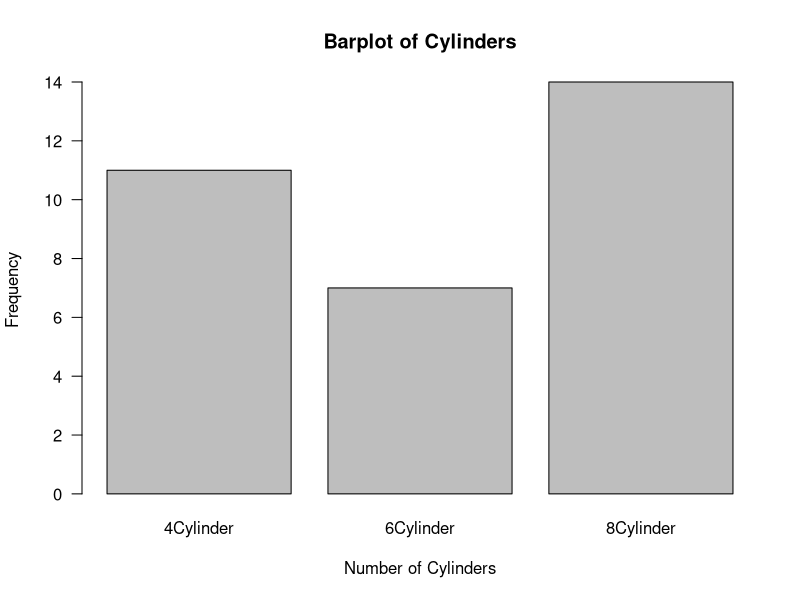
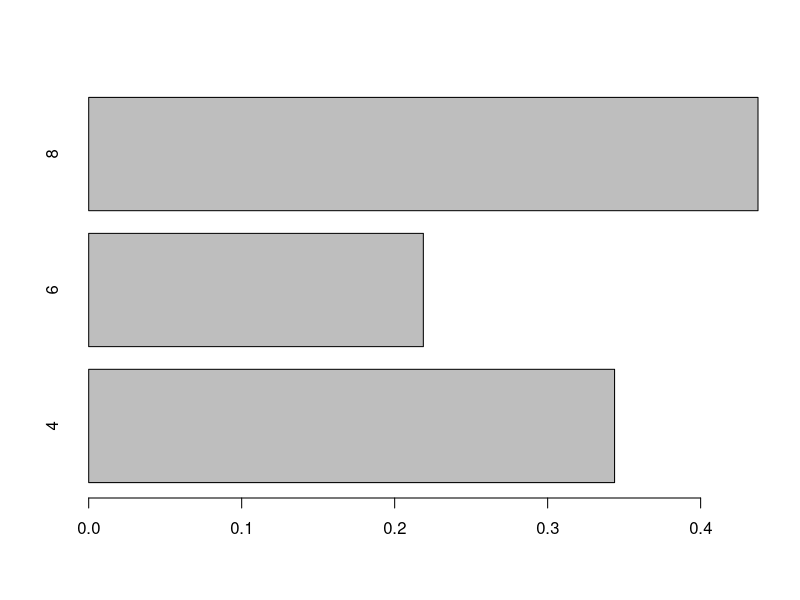
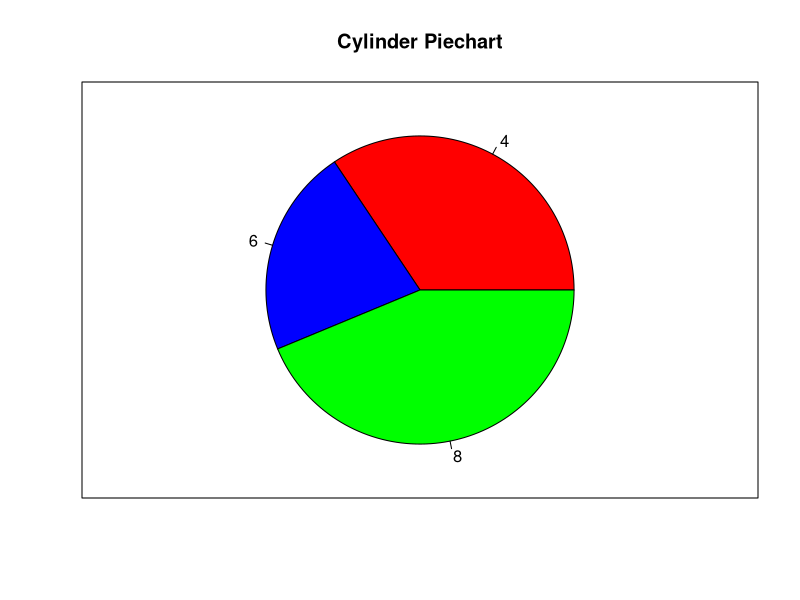
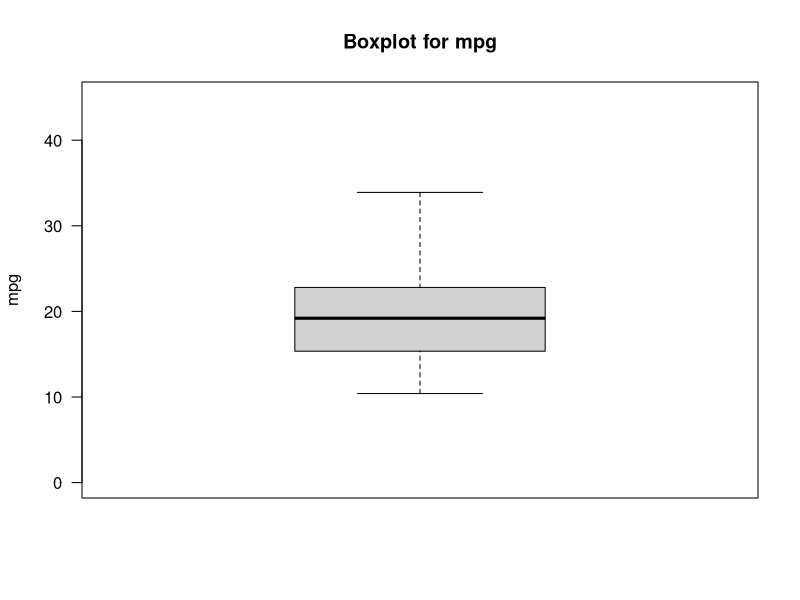
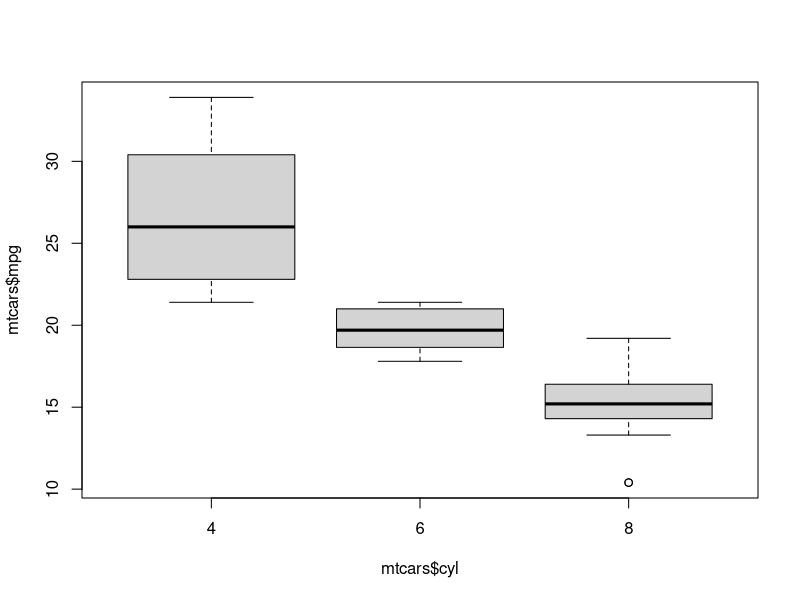
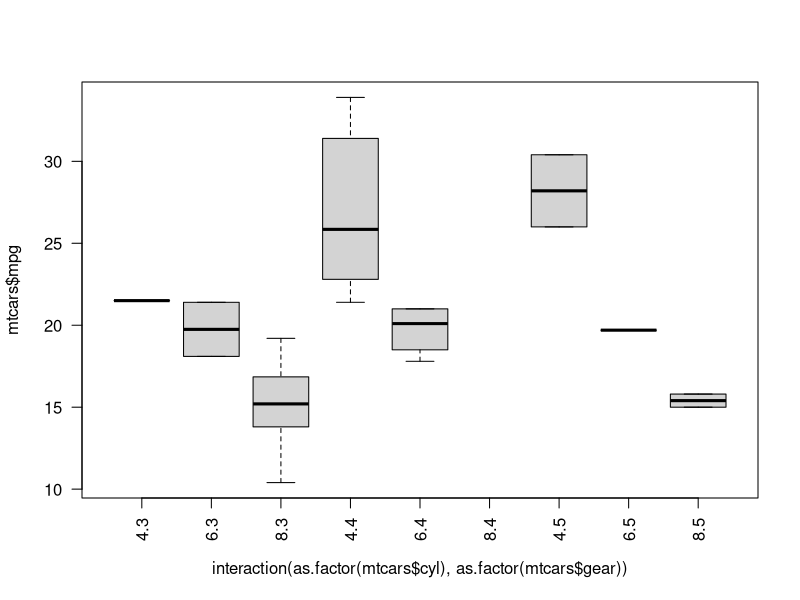
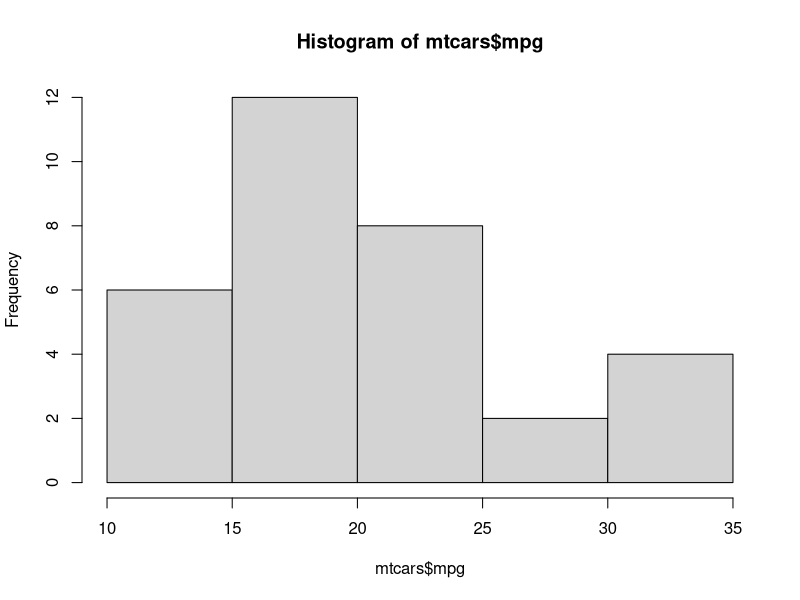
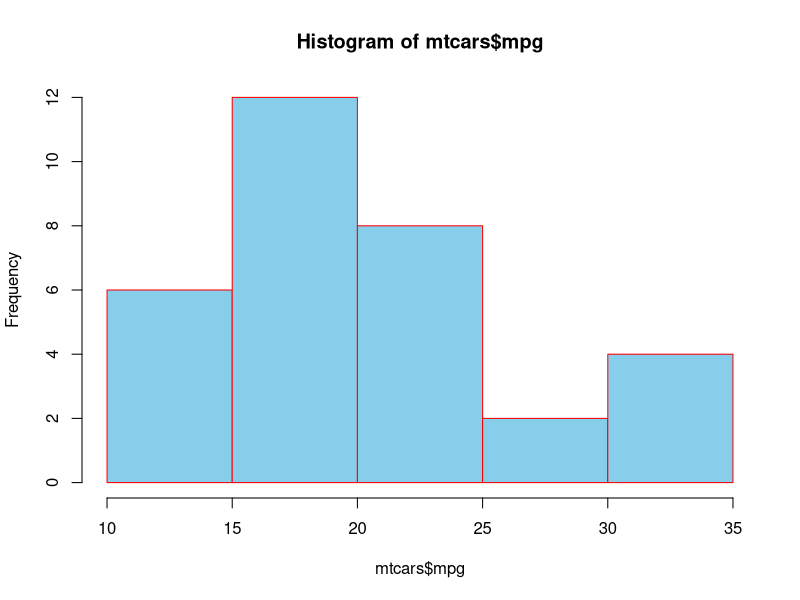

Reproduce these figures in R, in order.
#data set is mtcars dataset
head(mtcars)

#barchart:a barchart is a visual display of the frequency for each category of a categorical variable or the relative frequency for each category
count<-table(mtcars$cyl)
print(count)
barplot(count,main="Barplot of Cylinders",xlab="Number of Cylinders",ylab="Frequency",las=1,names.arg=c("4Cylinder","6Cylinder","8Cylinder"))#las controls the positioning of the limits in x and y axis

percent<-table(mtcars$cyl)/32
print(percent)
barplot(percent,horiz=TRUE)

#making piecharts:pie charts are used to represent categorical data visually by displaying slices that represent proportions of a whole.
colors<-c("red","blue","green")
pie(count,main="Cylinder Piechart",col=colors)+box()

#boxplots: is a graphical representation of the distribution of a dataset.
quantile(mtcars$mpg,probs=c(0,0.25,0.5,0.75,1))
boxplot(mtcars$mpg,main="Boxplot for mpg",ylab="mpg",ylim=c(0,45),las=2)

boxplot(mtcars$mpg~mtcars$cyl)#boxplot of mpg group by distinct cylinder
#stratified boxplots:used to examine the relationship between a categorical and a numeric variable, between strata or groups defined by a third categorical variable.
boxplot(mtcars$mpg~interaction(as.factor(mtcars$cyl),as.factor(mtcars$gear)),las=2)
#interaction(as.factor(cyl), as.factor(gear)): Combines cyl (cylinders) and gear (gears) into a single factor, creating groups like 4.3, 6.4, etc.

#Histogram:This visualization is appropriate for summarizing the distribution of a numeric variable
hist(mtcars$mpg)
hist(mtcars$mpg,col="skyblue",border="red")
#if we want to modify the number of breaks in histogram
hist(mtcars$mpg,breaks=4,col="lightgreen",border="blue")
hist(mtcars$mpg,freq=FALSE)#to represent a probability density
lines(density(mtcars$mpg),col=36,lwd=2)

#stem and leaf plots
#stem and leaf plots are appropriate for summarizing the distribution of a numeric variable and are most appropriat efor smaller datasets
stem(mtcars$mpg)

#stacked charts
#preparing the data 
#we create a frequency table of cyl and gear
data<-table(mtcars$cyl,mtcars$gear)
data
#stacked barchart
barplot(data,main="Stacked barchart",
        xlab="number of gears",
        ylab="count of cars",
        col=c("red","green","blue"),
        legend.text=rownames(data),
        args.legend=list(x="topright",cex=0.8))

#clustered barcharts
barplot(data,
        beside=TRUE,
        main="Clustered bar plot",
        xlab="number of gears",
        ylab="count of cars",
        col=c("green","red","blue"),
        legend.text=rownames(data),
        args.legend=list(x="topright",cex=0.8))

#mosaic plots
#used to visualize the relationship between 2 or more cateorical variables
mosaicplot(data,
           main="mosaic plot",
           xlab="number of gears",
           ylab="number of cylinders",
           color=TRUE)
